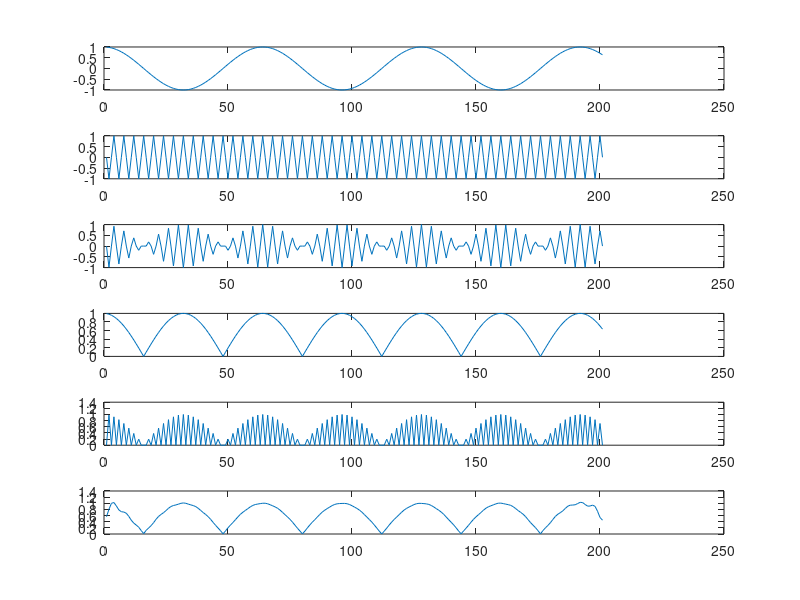
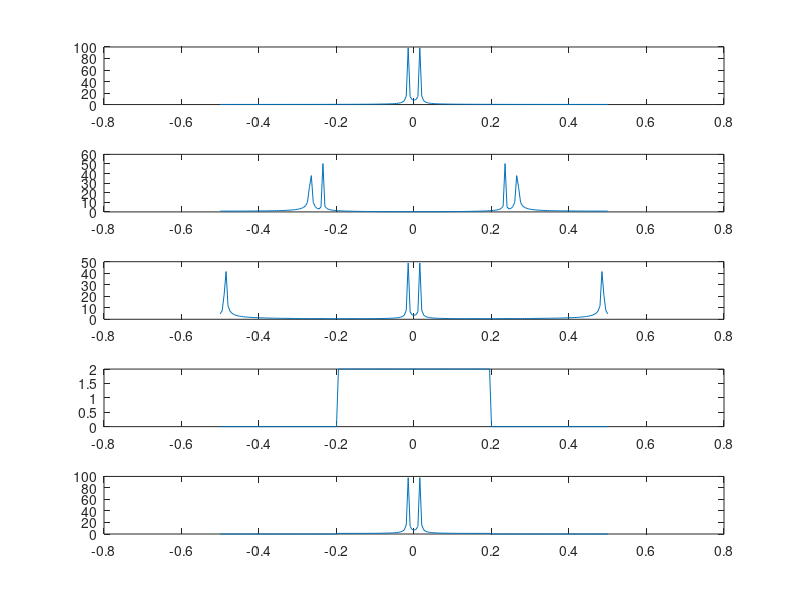

Write the MATLAB code that produced these figures, in order.
clear all; clc; close all;
%% practice 1
n = [1:201];
w = linspace(-1/2,1/2,length(n));
x = cos(2*pi*1/64*n);
carrier = cos(2*pi*1/4*n);

y = x.*carrier;

figure(1);
subplot(6,1,1);
plot(n,x);
figure(1);
subplot(6,1,2);
plot(n,carrier);
figure(1);
subplot(6,1,3);
plot(n,y);

y_receive = y.*carrier;
X = fftshift(fft(x));
Y = fftshift(fft(y));
Y_receive = fftshift(fft(y_receive));

figure(2);
subplot(5,1,1);
plot(w,abs(X));
figure(2);
subplot(5,1,2);
plot(w,abs(Y));
figure(2);
subplot(5,1,3);
plot(w,abs(Y_receive));

LPF = 0 + 2 .*(w > -0.2).*(w < 0.2);
Y_de = Y_receive.*LPF;

figure(2);
subplot(5,1,4);
plot(w,abs(LPF));
figure(2);
subplot(5,1,5);
plot(w,abs(Y_de));

y_de = ifft(fftshift(Y_de));
y_receive = ifft(fftshift(Y_receive));

figure(1);
subplot(6,1,4);
plot(n,abs(x));
figure(1);
subplot(6,1,5);
plot(n,abs(y_receive));
figure(1);
subplot(6,1,6);
plot(n,abs(y_de));

